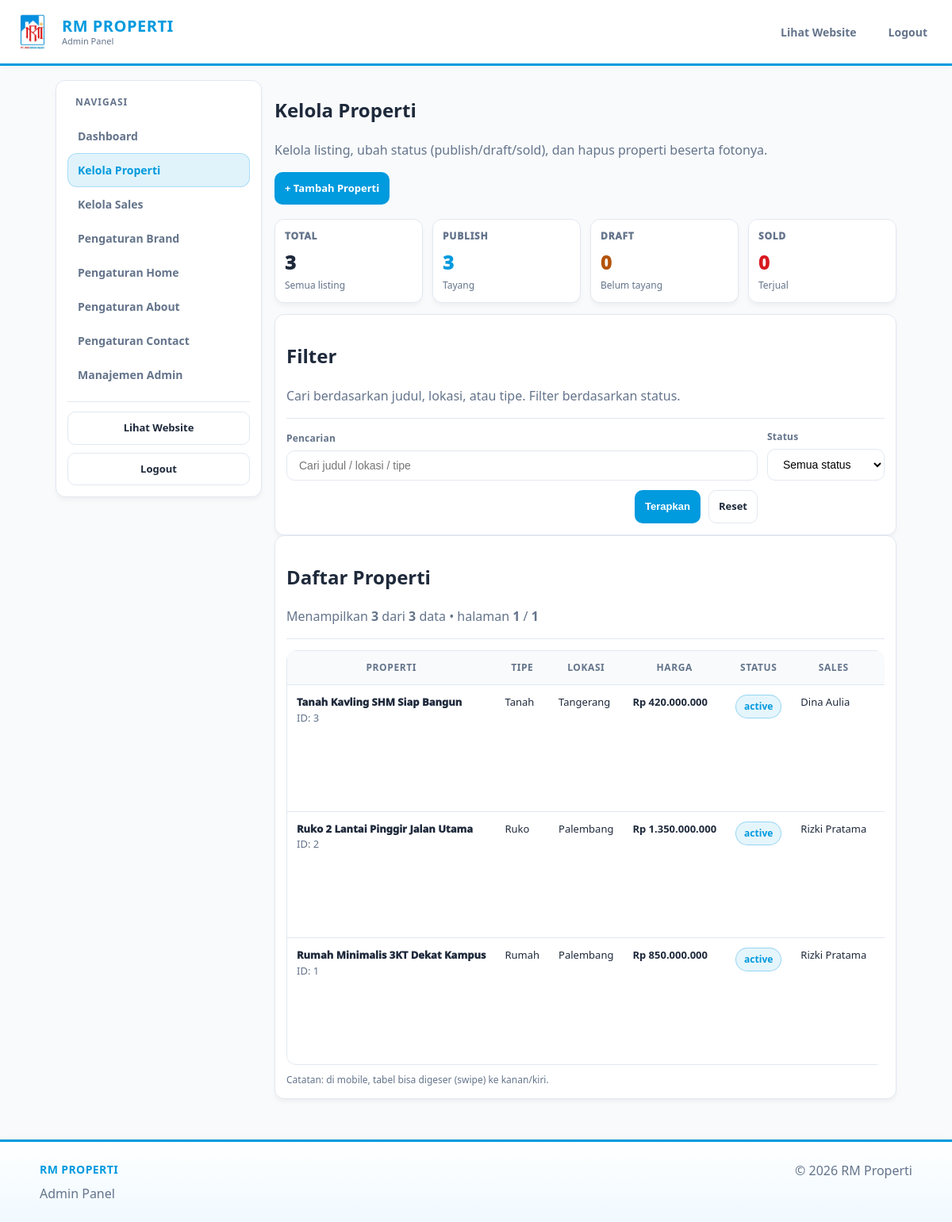
The page /admin/properties.php (signed in) on the database its author committed.
### tables this page shows
CREATE TABLE properties (
  id INT AUTO_INCREMENT PRIMARY KEY,
  title VARCHAR(220) NOT NULL,
  type VARCHAR(80) NOT NULL,
  price BIGINT NOT NULL DEFAULT 0,
  location VARCHAR(120) NOT NULL,
  beds INT NOT NULL DEFAULT 0,
  baths INT NOT NULL DEFAULT 0,
  land INT NOT NULL DEFAULT 0,
  building INT NOT NULL DEFAULT 0,
  description TEXT DEFAULT NULL,
  features_json JSON DEFAULT NULL,
  videos_json JSON DEFAULT NULL,
  status VARCHAR(30) NOT NULL DEFAULT 'active',
  sales_id INT DEFAULT NULL,
  created_by INT DEFAULT NULL,
  created_at TIMESTAMP DEFAULT CURRENT_TIMESTAMP,
  updated_at TIMESTAMP DEFAULT CURRENT_TIMESTAMP ON UPDATE CURRENT_TIMESTAMP,
  CONSTRAINT fk_properties_sales
    FOREIGN KEY (sales_id) REFERENCES sales(id)
    ON UPDATE CASCADE ON DELETE SET NULL
  ,
  CONSTRAINT fk_properties_created_by
    FOREIGN KEY (created_by) REFERENCES users(id)
    ON UPDATE CASCADE ON DELETE SET NULL
);

CREATE TABLE sales (
  id INT AUTO_INCREMENT PRIMARY KEY,
  name VARCHAR(190) NOT NULL,
  title VARCHAR(190) DEFAULT NULL,
  phone VARCHAR(50) DEFAULT NULL,
  whatsapp VARCHAR(50) DEFAULT NULL,
  email VARCHAR(190) DEFAULT NULL,
  photo_path VARCHAR(255) DEFAULT NULL,
  bio TEXT DEFAULT NULL,
  areas VARCHAR(255) DEFAULT NULL,
  experience_years INT DEFAULT 0,
  created_at TIMESTAMP DEFAULT CURRENT_TIMESTAMP,
  updated_at TIMESTAMP DEFAULT CURRENT_TIMESTAMP ON UPDATE CURRENT_TIMESTAMP
);

### lib.php (called while the page is built, shortened)
<?php
function e(string $v): string { return htmlspecialchars($v, ENT_QUOTES, 'UTF-8'); }
function rupiah(int|float $a): string { return 'Rp ' . number_format((float)$a, 0, ',', '.'); }
function get_int(string $k, int $d=0): int {
  $v = filter_input(INPUT_GET, $k, FILTER_VALIDATE_INT);
  return ($v === false || $v === null) ? $d : $v;
}
function setting(string $key, ?string $default = null): ?string {
  static $cache = null;
  if ($cache === null) {
    $cache = [];
    $rows = db()->query("SELECT `key`, `value` FROM settings")->fetchAll();
    foreach ($rows as $r) {
      $cache[$r['key']] = $r['value'];
    }
  }
  return array_key_exists($key, $cache) ? $cache[$key] : $default;
}

### db.php (called while the page is built)
<?php
function db(): PDO {
  static $pdo = null;
  if ($pdo) return $pdo;
  $cfg = require __DIR__ . '/config.php';
  $d = $cfg['db'];
  $dsn = "mysql:host={$d['host']};dbname={$d['name']};charset={$d['charset']}";
  $pdo = new PDO($dsn, $d['user'], $d['pass'], [
    PDO::ATTR_ERRMODE => PDO::ERRMODE_EXCEPTION,
    PDO::ATTR_DEFAULT_FETCH_MODE => PDO::FETCH_ASSOC,
    PDO::ATTR_EMULATE_PREPARES => false,
  ]);
  return $pdo;
}

### admin/properties.php (the view, shortened to what this page needs)
<?php
$pdo = db();
$editorId = admin_user_id();
$q = trim($_GET['q'] ?? '');
$statusFilter = trim($_GET['status'] ?? '');
$page = max(1, get_int('page', 1));
$limit = 20;
$offset = ($page - 1) * $limit;
if (is_editor()) {
  $st = $pdo->prepare("SELECT p.status, COUNT(*) c
                       FROM properties p
                       LEFT JOIN editor_properties ep
                         ON ep.property_id=p.id AND ep.editor_id=?
                       WHERE (p.created_by=? OR ep.property_id IS NOT NULL)
                       GROUP BY p.status");
  $st->execute([$editorId, $editorId]);
  $rowsKpi = $st->fetchAll();
  $kpi = ['total' => 0, 'active' => 0, 'draft' => 0, 'sold' => 0];
  foreach ($rowsKpi as $r) {
    $kpi['total'] += (int)$r['c'];
    if (isset($kpi[$r['status']])) $kpi[$r['status']] = (int)$r['c'];
  }
} else {
  $kpi = [
    'total'  => (int)$pdo->query("SELECT COUNT(*) c FROM properties")->fetch()['c'],
    'active' => (int)$pdo->query("SELECT COUNT(*) c FROM properties WHERE status='active'")->fetch()['c'],
    'draft'  => (int)$pdo->query("SELECT COUNT(*) c FROM properties WHERE status='draft'")->fetch()['c'],
    'sold'   => (int)$pdo->query("SELECT COUNT(*) c FROM properties WHERE status='sold'")->fetch()['c'],
  ];
}
function fmt_dt($value){
  $ts = strtotime($value);
  return date('d M Y, H:i', $ts);
}
function status_badge($status){
  $s = strtolower((string)$status);
  $label = $status ?: '-';
  $cls = 'badge-status';
  if ($s === 'active') $cls .= ' is-active';
  elseif ($s === 'draft') $cls .= ' is-warn';
  elseif ($s === 'sold') $cls .= ' is-danger';
  else $cls .= ' is-muted';
  return '<span class="'.e($cls).'">'.e($label).'</span>';
}
$baseFrom = "FROM properties p
             LEFT JOIN sales s ON s.id = p.sales_id";
$params = [];
$where = [];
if (is_editor()) {
  $baseFrom .= " LEFT JOIN editor_properties ep ON ep.property_id = p.id AND ep.editor_id = ?";
  $params[] = $editorId;
  $where[] = "(p.created_by = ? OR ep.property_id IS NOT NULL)";
  $params[] = $editorId;
} else {
  $where[] = "1=1";
}
$whereSql = implode(' AND ', $where);
$countSql = "SELECT COUNT(*) {$baseFrom} WHERE {$whereSql}";
$st = $pdo->prepare($countSql);
$st->execute($params);
$total = (int)$st->fetchColumn();
$totalPages = (int)max(1, ceil($total / $limit));
$sql = "SELECT p.*, s.name AS sales_name
        {$baseFrom}
        WHERE {$whereSql}
        ORDER BY p.updated_at DESC, p.id DESC
        LIMIT ? OFFSET ?";
$paramsPage = array_merge($params, [$limit, $offset]);
$st = $pdo->prepare($sql);
$st->execute($paramsPage);
$rows = $st->fetchAll();
include __DIR__ . '/_header.php';
?>
<div class="admin-layout">
  <?php include __DIR__ . '/_sidebar.php'; ?>
  <section class="admin-content">
    <div class="admin-pagehead admin-pagehead-spaced">
      <div>
        <h1 class="admin-title">Kelola Properti</h1>
        <p class="muted">Kelola listing, ubah status (publish/draft/sold), dan hapus properti beserta fotonya.</p>
      </div>
      <div class="admin-quick">
        <a class="action accent" href="property_edit.php">+ Tambah Properti</a>
      </div>
    </div>
    <div class="admin-kpis">
      <div class="admin-kpi total">
        <div class="admin-kpi-label">Total</div>
        <div class="admin-kpi-value"><?= (int)$kpi['total'] ?></div>
        <div class="admin-kpi-sub muted">Semua listing</div>
      </div>
      <div class="admin-kpi active">
        <div class="admin-kpi-label">Publish</div>
        <div class="admin-kpi-value"><?= (int)$kpi['active'] ?></div>
        <div class="admin-kpi-sub muted">Tayang</div>
      </div>
      <div class="admin-kpi draft">
        <div class="admin-kpi-label">Draft</div>
        <div class="admin-kpi-value"><?= (int)$kpi['draft'] ?></div>
        <div class="admin-kpi-sub muted">Belum tayang</div>
      </div>
      <div class="admin-kpi sold">
        <div class="admin-kpi-label">Sold</div>
        <div class="admin-kpi-value"><?= (int)$kpi['sold'] ?></div>
        <div class="admin-kpi-sub muted">Terjual</div>
      </div>
    </div>
    <div class="panel admin-panel">
      <div class="admin-panel-head">
        <div>
          <h2 class="admin-panel-title">Filter</h2>
          <p class="muted">Cari berdasarkan judul, lokasi, atau tipe. Filter berdasarkan status.</p>
        </div>
      </div>
      <hr class="line" />
      <form method="get" class="admin-filters">
        <div class="field">
          <label class="label" for="q">Pencarian</label>
          <input id="q" class="input" name="q" placeholder="Cari judul / lokasi / tipe" value="<?= e($q) ?>">
        </div>
        <div class="field">
          <label class="label" for="status">Status</label>
          <select id="status" class="select" name="status">
            <option value="" <?= $statusFilter===''?'selected':'' ?>>Semua status</option>
          </select>
        </div>
        <div class="admin-filters-actions">
          <button class="action accent" type="submit">Terapkan</button>
          <a class="action" href="properties.php">Reset</a>
        </div>
      </form>
    </div>
    <div class="panel admin-panel">
      <div class="admin-panel-head">
        <div>
          <h2 class="admin-panel-title">Daftar Properti</h2>
          <p class="muted">
            Menampilkan <strong><?= count($rows) ?></strong> dari <strong><?= (int)$total ?></strong> data
            • halaman <strong><?= (int)$page ?></strong> / <strong><?= (int)$totalPages ?></strong>
          </p>
        </div>
      </div>
      <hr class="line" />
      <?php if (!$rows): ?>
        <div class="muted">Belum ada data properti.</div>
      <?php else: ?>
        <div class="admin-table-wrap">
          <table class="admin-table">
            <thead>
              <tr>
                <th>Properti</th>
                <th>Tipe</th>
                <th>Lokasi</th>
                <th>Harga</th>
                <th>Status</th>
                <th>Sales</th>
                <th>Update</th>
              </tr>
            </thead>
            <tbody>
              <?php foreach ($rows as $p): ?>
                <tr>
                  <td class="td-title">
                    <div class="row-title"><?= e($p['title']) ?></div>
                    <div class="muted row-sub">ID: <?= (int)$p['id'] ?></div>
                  </td>
                  <td><?= e($p['type']) ?></td>
                  <td><?= e($p['location']) ?></td>
                  <td><strong><?= e(rupiah((int)$p['price'])) ?></strong></td>
                  <td><?= status_badge($p['status']) ?></td>
                  <td><?= e($p['sales_name'] ?? '-') ?></td>
                  <td><?= e(fmt_dt($p['updated_at'])) ?></td>
                </tr>
              <?php endforeach; ?>
            </tbody>
          </table>
        </div>
        <div class="muted" style="margin-top:10px;font-size:12px">
          Catatan: di mobile, tabel bisa digeser (swipe) ke kanan/kiri.
        </div>
      <?php endif; ?>
    </div>
  </section>
</div>
<?php include __DIR__ . '/_footer.php'; ?>

### css/style.css (style rules this page uses)
:root { --brand-blue: #009ADE; --brand-red: #D71920; --brand-yellow: #F7941D; --bg-body: #F8FAFC; --bg-card: #FFFFFF; --text-main: #1E293B; --text-muted: #64748B; --border: #E2E8F0; --shadow: 0 4px 6px -1px rgba(0, 0, 0, 0.05); --radius: 12px; }
*, *::before, *::after { box-sizing: border-box; }
html, body { height: 100%; }
html, body { overflow-x: hidden; }
body { margin: 0; font-family: "Segoe UI", system-ui, -apple-system, Arial, sans-serif; background: var(--bg-body); color: var(--text-main); line-height: 1.5; display: flex; flex-direction: column; min-height: 100vh; }
a { text-decoration: none; color: inherit; }
.muted { color: var(--text-muted); }
.panel { background: var(--bg-card); border: 1px solid var(--border); border-radius: var(--radius); box-shadow: var(--shadow); padding: 16px; }
.line { border: 0; border-top: 1px solid var(--border); margin: 18px 0; }
.input, .select { padding: 10px 15px; border: 1px solid var(--border); border-radius: 8px; outline: none; font-size: 14px; background: #fff; }
.action { display: inline-flex; align-items: center; justify-content: center; padding: 10px 12px; border-radius: 10px; border: 1px solid var(--border); background: #fff; color: var(--text-main); font-weight: 900; font-size: 13px; transition: transform .15s ease, box-shadow .15s ease, border-color .15s ease, background .15s ease; }
.action.accent { background: var(--brand-blue); color: #fff; border-color: transparent; }

### rows shown on the page
properties: id "3", title "Tanah Kavling SHM Siap Bangun", type "Tanah", location "Tangerang", price "Rp 420.000.000", status "active", sales.name "Dina Aulia"
properties: title "Ruko 2 Lantai Pinggir Jalan Utama", id "2", type "Ruko", location "Palembang", price "Rp 1.350.000.000", status "active", sales.name "Rizki Pratama"
properties: title "Rumah Minimalis 3KT Dekat Kampus", id "1", type "Rumah", location "Palembang", price "Rp 850.000.000", status "active", sales.name "Rizki Pratama"

### other values the page prints
$siteName "RM PROPERTI"
$label "Dashboard Kelola Properti Kelola Sales Pengaturan Brand Pengaturan Home Pengaturan About Pengaturan Contact Manajemen Admin"
$kpi['draft'] "0"
$kpi['sold'] "0"
count($rows) "3"
$total "3"
$page "1"
$totalPages "1"
$siteName "RM Properti"
